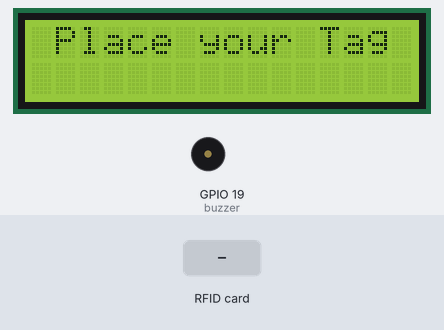
This program was run on a simulated Raspberry Pi (BCM pin numbers). Parts: 16×2 character LCD, buzzer (waves = sounding, pin HIGH). Inputs (shaded band) come from the test bench. What the program prints to the terminal is not drawn. At 1.9 s the program stops and its outputs stay as they are.

Above: at 1.2 s.
1.3 s: RFID card 5E 7A 19 C4 held to the reader
At 1.8 s:
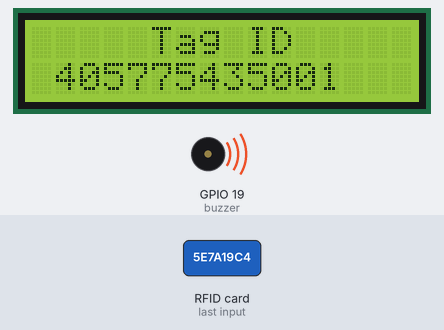
At 2.6 s:
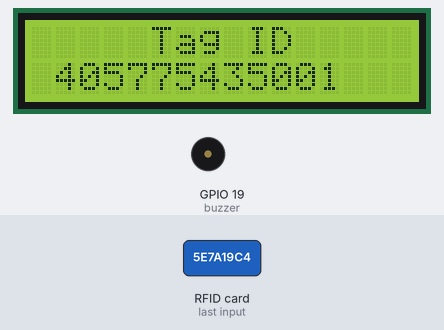
Timing chart, 0 to 3.4 s (numbered marks = the images above; inputs shaded):
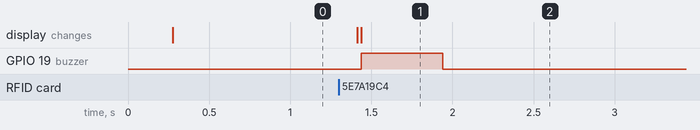

The program:

RFID_door_lock_system_with_Raspberry_Pi.py
```python
# Include the library filese
import I2C_LCD_driver
import RPi.GPIO as GPIO
from mfrc522 import SimpleMFRC522
from time import sleep

#Include the buzzer pin
buzzer = 19

GPIO.setmode(GPIO.BCM)
GPIO.setwarnings(False)
GPIO.setup(buzzer,GPIO.OUT)

# Create a object for the LCD
lcd = I2C_LCD_driver.lcd()

# Create a object for the RFID module
scan = SimpleMFRC522()


try:
        print("Now place your Tag to scan")
        lcd.lcd_display_string("Place your Tag",1,1)
        scan.write("Tag ID")
        id,Tag = scan.read()
        print("Your Tag ID is : " + str(id))
        lcd.lcd_clear()
        lcd.lcd_display_string("Tag ID",1,5)
        lcd.lcd_display_string(str(id),2,1)

        GPIO.output(buzzer,GPIO.HIGH)
        sleep(0.5)
        GPIO.output(buzzer,GPIO.LOW)

finally:
        GPIO.cleanup()
        
```

Measured:
- after the input at 1.3 s, GPIO 19 (buzzer): LOW → HIGH after 0.14 s, → LOW 0.50 s later; the display: first changes after 0.11 s (image 1 shows a later state)
